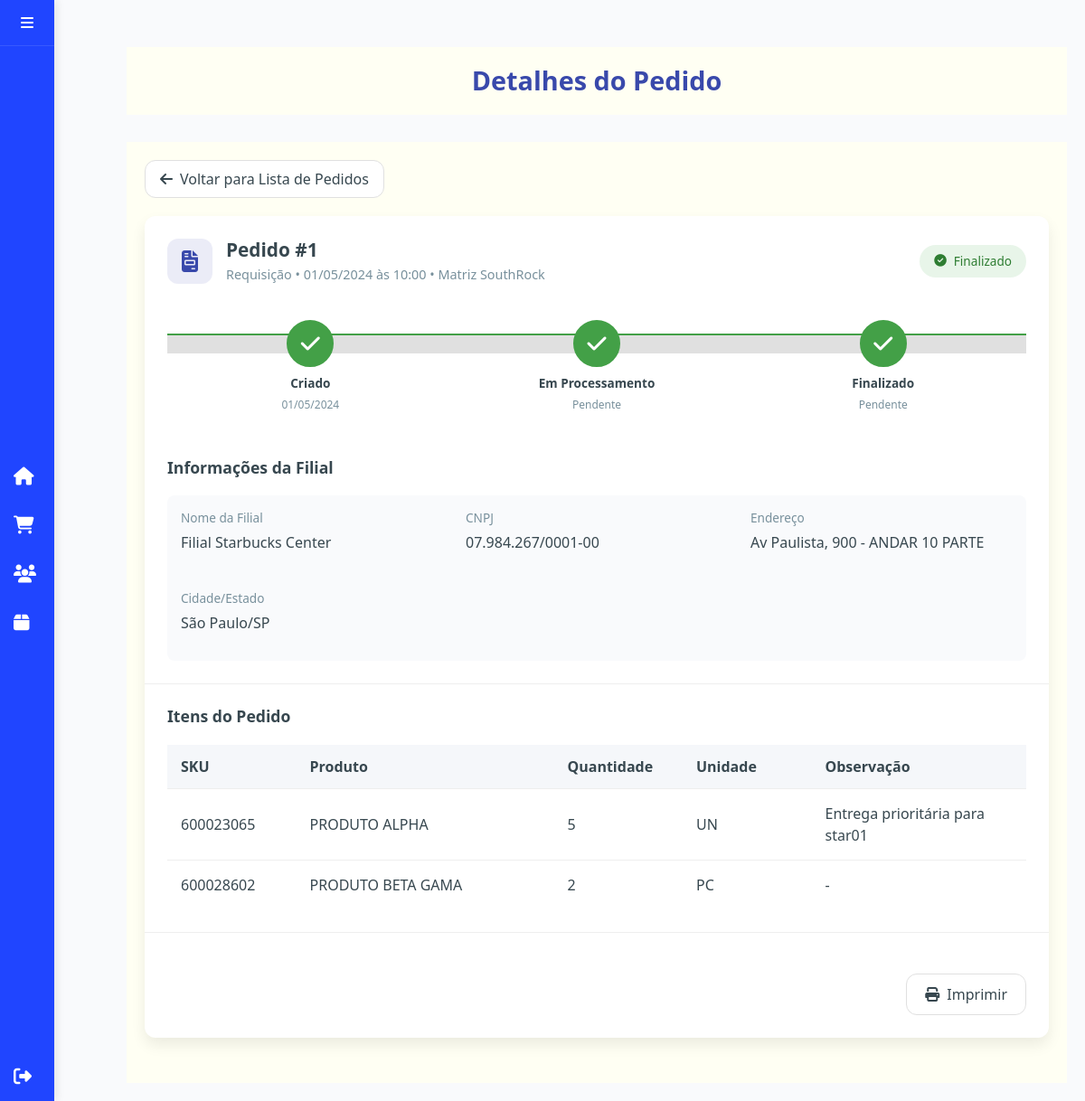
The page /pages/admin/detalhes_pedido.php?id=1 (signed in) on the database its author committed.
### tables this page shows
CREATE TABLE pedidos (
    id INT AUTO_INCREMENT PRIMARY KEY,
    data DATETIME DEFAULT CURRENT_TIMESTAMP,
    tipo_pedido ENUM('requisicao', 'troca', 'doacao', 'devolucao') NOT NULL DEFAULT 'requisicao',
    status ENUM('novo', 'processo', 'finalizado') NOT NULL DEFAULT 'novo',
    filial_usuario_id INT,
    filial_destino_id INT,
    usuario_id INT,  
    pedido_original_id INT NULL DEFAULT NULL,  
    observacoes TEXT,
    data_processamento DATETIME,
    data_finalizacao DATETIME,
    data_atualizacao DATETIME DEFAULT CURRENT_TIMESTAMP ON UPDATE CURRENT_TIMESTAMP,
    FOREIGN KEY (filial_usuario_id) REFERENCES usuarios(id),
    FOREIGN KEY (filial_destino_id) REFERENCES usuarios(id),
    FOREIGN KEY (usuario_id) REFERENCES usuarios(id),
    FOREIGN KEY (pedido_original_id) REFERENCES pedidos(id) ON DELETE SET NULL  
);

CREATE TABLE usuarios (
    id INT NOT NULL AUTO_INCREMENT PRIMARY KEY,
    username VARCHAR(255) NOT NULL,
    password VARCHAR(255) NOT NULL,
    tipo_usuario INT NOT NULL,
    cnpj VARCHAR(20),
    responsavel VARCHAR(255),
    endereco VARCHAR(255),
    cep VARCHAR(10),
    bairro VARCHAR(100),
    cidade VARCHAR(100),
    uf CHAR(2),
    nome VARCHAR(255),
    data_cadastro DATETIME DEFAULT CURRENT_TIMESTAMP,
    eh_filial BOOLEAN DEFAULT FALSE,
    nome_filial VARCHAR(255) NULL,
    estado CHAR(2) NULL,
    FOREIGN KEY (tipo_usuario) REFERENCES tipo_usuario(id)
);

CREATE TABLE pedido_itens (
    id INT AUTO_INCREMENT PRIMARY KEY,
    pedido_id INT,
    sku INT,  
    quantidade INT,
    observacao TEXT,
    data_cadastro DATETIME DEFAULT CURRENT_TIMESTAMP,
    FOREIGN KEY (pedido_id) REFERENCES pedidos(id) ON DELETE CASCADE,  
    FOREIGN KEY (sku) REFERENCES produtos(sku)
);

CREATE TABLE produtos (
    sku INT NOT NULL PRIMARY KEY,
    produto VARCHAR(255) NOT NULL,
    grupo VARCHAR(255) NOT NULL,
    unidade_medida VARCHAR(10) DEFAULT 'UN'
);

### pages/admin/detalhes_pedido.php (the view, shortened to what this page needs)
<?php
require_once '../../includes/db.php';
$pedido_id = intval($_GET['id']);
$query = "SELECT p.*,
          u_filial.nome_filial AS nome_filial_origem,
          u_filial.cnpj AS cnpj_origem,
          u_filial.endereco AS endereco_origem,
          u_filial.cidade AS cidade_origem,
          u_filial.estado AS estado_origem,
          u_destino.nome_filial AS nome_filial_destino,
          u_destino.cnpj AS cnpj_destino,
          u_destino.endereco AS endereco_destino,
          u_destino.cidade AS cidade_destino,
          u_destino.estado AS estado_destino,
          u.nome as usuario_nome
          FROM pedidos p
          JOIN usuarios u_filial ON p.filial_usuario_id = u_filial.id
          LEFT JOIN usuarios u_destino ON p.filial_destino_id = u_destino.id
          JOIN usuarios u ON p.usuario_id = u.id
          WHERE p.id = ?";
$stmt = $conn->prepare($query);
$stmt->bind_param("i", $pedido_id);
$stmt->execute();
$resultado = $stmt->get_result();
$pedido = $resultado->fetch_assoc();
$query_itens = "SELECT i.*, pr.produto, pr.unidade_medida
                FROM pedido_itens i
                JOIN produtos pr ON i.sku = pr.sku
                WHERE i.pedido_id = ?";
$stmt_itens = $conn->prepare($query_itens);
$stmt_itens->bind_param("i", $pedido_id);
$stmt_itens->execute();
$itens = $stmt_itens->get_result();
$statusInfo = [
    'novo' => [
        'bg' => '#E3F2FD',
        'text' => '#1565C0',
        'icon' => 'fa-file-circle-plus',
        'label' => 'Novo'
    ],
    'processo' => [
        'bg' => '#FFF8E1',
        'text' => '#F57F17',
        'icon' => 'fa-spinner',
        'label' => 'Em Processo'
    ],
    'finalizado' => [
        'bg' => '#E8F5E9',
        'text' => '#2E7D32',
        'icon' => 'fa-circle-check',
        'label' => 'Finalizado'
    ]
];
$tipoPedidoInfo = [
    'requisicao' => [
        'icon' => 'fa-file-invoice',
        'label' => 'Requisição'
    ],
    'troca' => [
        'icon' => 'fa-exchange-alt',
        'label' => 'Troca'
    ],
    'doacao' => [
        'icon' => 'fa-gift',
        'label' => 'Doação'
    ],
    'devolucao' => [
        'icon' => 'fa-undo-alt',
        'label' => 'Devolução'
    ]
];
$currentStatus = $statusInfo[$pedido['status']] ?? $statusInfo['novo'];
$tipoPedido = $tipoPedidoInfo[$pedido['tipo_pedido']] ?? ['icon' => 'fa-question-circle', 'label' => 'Desconhecido'];
?>
<!DOCTYPE html>
<html lang="pt-BR">
<head>
    <link href="https://stackpath.bootstrapcdn.com/bootstrap/4.5.2/css/bootstrap.min.css" rel="stylesheet">
    <link rel="stylesheet" href="https://cdnjs.cloudflare.com/ajax/libs/font-awesome/6.5.0/css/all.min.css">
    <link rel="stylesheet" href="../../css/pedidos.css">
</head>
<body>
    <div class="sidebar">
        <div class="sidebar-header">
            <i class="fas fa-bars"></i>
        </div>
        <div>
            <a href="dashboard.php">
                <i class="fas fa-home icon"></i>
            </a>
            <a href="pedidos.php">
                <i class="fas fa-shopping-cart icon"></i>
            </a>
            <a href="usuarios.php">
                <i class="fas fa-users icon"></i>
            </a>
            <a href="produtos.php">
                <i class="fas fa-box icon"></i>
            </a>
        </div>
        <a href="../../logout/logout.php">
            <i class="fas fa-sign-out-alt icon"></i>
        </a>
    </div>
    <div class="content">
        <div class="header">
            <h1>Detalhes do Pedido</h1>
        </div>
        <div class="main-content">
            <a href="pedidos.php" class="back-button">
                <i class="fas fa-arrow-left"></i> Voltar para Lista de Pedidos
            </a>
            <div class="order-main-card">
                <div class="order-header">
                    <div class="order-id-container">
                        <div class="order-id">
                            <div class="type-icon-wrapper">
                                <i class="fas <?= $tipoPedido['icon'] ?> type-icon"></i>
                            </div>
                            <div>
                                <h2 class="order-number">Pedido #<?= $pedido_id ?></h2>
                                <div class="order-date">
                                    <?= ucfirst($tipoPedido['label']) ?> • <?= date('d/m/Y \à\s H:i', strtotime($pedido['data'])) ?> • <?= $pedido['usuario_nome'] ?>
                                </div>
                            </div>
                        </div>
                        <div class="status-container">
                            <div class="status-badge" style="background-color: <?= $currentStatus['bg'] ?>; color: <?= $currentStatus['text'] ?>;">
                                <i class="fas <?= $currentStatus['icon'] ?>"></i>
                                <?= $currentStatus['label'] ?>
                            </div>
                        </div>
                    </div>
                </div>
                <div class="progress-container">
                    <div class="progress-steps">
                        <div class="progress-step completed">
                            <div class="step-icon">
                                <i class="fas fa-check"></i>
                            </div>
                            <div class="step-text">Criado</div>
                            <div class="step-date"><?= date('d/m/Y', strtotime($pedido['data'])) ?></div>
                        </div>
                        <div class="progress-step <?= ($pedido['status'] == 'processo' || $pedido['status'] == 'finalizado') ? 'completed' : '' ?>">
                            <div class="step-icon">
                                <?= ($pedido['status'] == 'processo' || $pedido['status'] == 'finalizado') ? '<i class="fas fa-check"></i>' : '<i class="fas fa-spinner"></i>' ?>
                            </div>
                            <div class="step-text">Em Processamento</div>
                            <div class="step-date">
                                <?= isset($pedido['data_processamento']) && $pedido['data_processamento'] ? date('d/m/Y', strtotime($pedido['data_processamento'])) : 'Pendente' ?>
                            </div>
                        </div>
                        <div class="progress-step <?= $pedido['status'] == 'finalizado' ? 'completed' : '' ?>">
                            <div class="step-icon">
                                <?= $pedido['status'] == 'finalizado' ? '<i class="fas fa-check"></i>' : '<i class="fas fa-flag-checkered"></i>' ?>
                            </div>
                            <div class="step-text">Finalizado</div>
                            <div class="step-date">
                                <?= isset($pedido['data_finalizacao']) && $pedido['data_finalizacao'] ? date('d/m/Y', strtotime($pedido['data_finalizacao'])) : 'Pendente' ?>
                            </div>
                        </div>
                    </div>
                </div>
                <?php if ($pedido['tipo_pedido'] == 'doacao' && !empty($pedido['filial_destino_id'])): ?>
                <div class="content-section">
                    <h3 class="section-title">Informações das Filiais</h3>
                    <div class="filial-cards">
                        <div class="filial-card origem">
                            <div class="filial-header">
                                <div class="filial-icon origem">
                                    <i class="fas fa-building"></i>
                                </div>
                                <div class="filial-title">Filial de Origem</div>
                            </div>
                            <div class="info-grid">
                                <div class="info-item">
                                    <div class="info-label">Nome da Filial</div>
                                    <div class="info-value"><?= $pedido['nome_filial_origem'] ?></div>
                                </div>
                                <div class="info-item">
                                    <div class="info-label">CNPJ</div>
                                    <div class="info-value">
                                        <?= preg_replace('/(\d{2})(\d{3})(\d{3})(\d{4})(\d{2})/', '$1.$2.$3/$4-$5', $pedido['cnpj_origem']) ?>
                                    </div>
                                </div>
                                <div class="info-item">
                                    <div class="info-label">Endereço</div>
                                    <div class="info-value"><?= $pedido['endereco_origem'] ?></div>
                                </div>
                                <div class="info-item">
                                    <div class="info-label">Cidade/Estado</div>
                                    <div class="info-value"><?= $pedido['cidade_origem'] ?>/<?= $pedido['estado_origem'] ?></div>
                                </div>
                            </div>
                        </div>
                        <div class="filial-card destino">
                            <div class="filial-header">
                                <div class="filial-icon destino">
                                    <i class="fas fa-map-marker-alt"></i>
                                </div>
                                <div class="filial-title">Filial de Destino</div>
                            </div>
                            <div class="info-grid">
                                <div class="info-item">
                                    <div class="info-label">Nome da Filial</div>
                                    <div class="info-value"><?= $pedido['nome_filial_destino'] ?></div>
                                </div>
                                <div class="info-item">
                                    <div class="info-label">CNPJ</div>
                                    <div class="info-value">
                                        <?= preg_replace('/(\d{2})(\d{3})(\d{3})(\d{4})(\d{2})/', '$1.$2.$3/$4-$5', $pedido['cnpj_destino']) ?>
                                    </div>
                                </div>
                                <div class="info-item">
                                    <div class="info-label">Endereço</div>
                                    <div class="info-value"><?= $pedido['endereco_destino'] ?></div>
                                </div>
                                <div class="info-item">
                                    <div class="info-label">Cidade/Estado</div>
                                    <div class="info-value"><?= $pedido['cidade_destino'] ?>/<?= $pedido['estado_destino'] ?></div>
                                </div>
                            </div>
                        </div>
                    </div>
                </div>
                <?php else: ?>
                <div class="content-section">
                    <h3 class="section-title">Informações da Filial</h3>
                    <div class="address-card">
                        <div class="info-grid">
                            <div class="info-item">
                                <div class="info-label">Nome da Filial</div>
                                <div class="info-value"><?= $pedido['nome_filial_origem'] ?></div>
                            </div>
                            <div class="info-item">
                                <div class="info-label">CNPJ</div>
                                <div class="info-value">
                                    <?= preg_replace('/(\d{2})(\d{3})(\d{3})(\d{4})(\d{2})/', '$1.$2.$3/$4-$5', $pedido['cnpj_origem']) ?>
                                </div>
                            </div>
                            <div class="info-item">
                                <div class="info-label">Endereço</div>
                                <div class="info-value"><?= $pedido['endereco_origem'] ?></div>
                            </div>
                            <div class="info-item">
                                <div class="info-label">Cidade/Estado</div>
                                <div class="info-value"><?= $pedido['cidade_origem'] ?>/<?= $pedido['estado_origem'] ?></div>
                            </div>
                        </div>
                    </div>
                </div>
                <?php endif; ?>
                <div class="content-section">
                    <h3 class="section-title">Itens do Pedido</h3>
                    <div class="table-responsive">
                        <table class="items-table">
                            <thead>
                                <tr>
                                    <th style="width: 15%">SKU</th>
                                    <th style="width: 30%">Produto</th>
                                    <th style="width: 15%">Quantidade</th>
                                    <th style="width: 15%">Unidade</th>
                                    <th style="width: 25%">Observação</th>
                                </tr>
                            </thead>
                            <tbody>
                                <?php
                                if ($itens->num_rows > 0):
                                    while ($item = $itens->fetch_assoc()):
                                ?>
                                <tr>
                                    <td><?= $item['sku'] ?></td>
                                    <td><?= $item['produto'] ?></td>
                                    <td><?= $item['quantidade'] ?></td>
                                    <td><?= $item['unidade_medida'] ?></td>
                                    <td><?= !empty($item['observacao']) ? $item['observacao'] : '-' ?></td>
                                </tr>
                                <?php
                                    endwhile;
                                else:
                                ?>
                                <tr>
                                    <td colspan="5" class="text-center">Nenhum item encontrado para este pedido.</td>
                                </tr>
                                <?php endif; ?>
                            </tbody>
                        </table>
                    </div>
                </div>
                <div class="content-section">
                    <div class="order-actions">
                        <button class="btn btn-outline-secondary" onclick="window.print();">
                            <i class="fas fa-print"></i> Imprimir
                        </button>
                    </div>
                </div>
            </div>
        </div>
    </div>
</body>
</html>

### rows shown on the page
pedidos: tipo_pedido "Requisição", data "01/05/2024 às 10:00", usuario.nome "Matriz SouthRock", status "Finalizado", data "01/05/2024", filial_usuario.nome_filial "Filial Starbucks Center", filial_usuario.cnpj "07.984.267/0001-00", filial_usuario.endereco "Av Paulista, 900 - ANDAR 10 PARTE", filial_usuario.cidade "São Paulo", filial_usuario.estado "SP"
pedido_itens: sku "600023065", sku.produto "PRODUTO ALPHA", quantidade "5", sku.unidade_medida "UN", observacao "Entrega prioritária para star01"
pedido_itens: sku "600028602", sku.produto "PRODUTO BETA GAMA", quantidade "2", sku.unidade_medida "PC"

### other values the page prints
$pedido_id "1"
